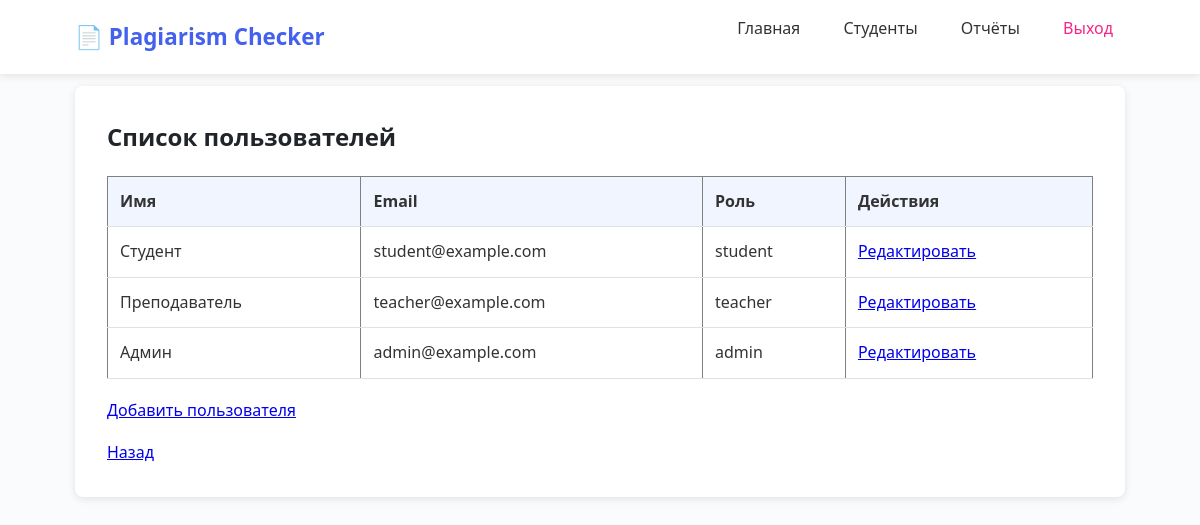
/admin/user_list (signed in), run on the app's committed database.
### app/models.py (models this page shows)
class User(UserMixin, db.Model):
    __tablename__ = 'users'
    id = db.Column(db.Integer, primary_key=True)
    name = db.Column(db.String(100), nullable=False)
    email = db.Column(db.String(120), unique=True, nullable=False)
    role = db.Column(db.String(20), nullable=False)
    password_hash = db.Column(db.String(128), nullable=False)
    documents = db.relationship('SourceDocument', back_populates='user')
    reports = db.relationship('Report', back_populates='user')

### app/admin/routes.py (the view)
@bp.route('/user_list')
@login_required
def user_list():
    users = get_all_users()
    return render_template('admin/user_list.html', users=users)

### app/admin/services.py (called while the page is built)
def get_all_users():
    return User.query.all()

### app/models.py (called while the page is built)
@login_manager.user_loader
def load_user(user_id):
    return User.query.get(int(user_id))

### app/templates/admin/user_list.html
{% extends "base.html" %}
{% block content %}
<h2>Список пользователей</h2>
{% if users %}
  <table border="1">
    <tr><th>Имя</th><th>Email</th><th>Роль</th><th>Действия</th></tr>
    {% for u in users %}
      <tr>
        <td>{{ u.name }}</td>
        <td>{{ u.email }}</td>
        <td>{{ u.role }}</td>
        <td>
          <a href="{{ url_for('admin.edit_user', user_id=u.id) }}">Редактировать</a>
        </td>
      </tr>
    {% endfor %}
  </table>
  <p><a href="{{ url_for('admin.add_user') }}">Добавить пользователя</a></p>
{% else %}
  <p>Нет пользователей</p>
{% endif %}
<a href="{{ url_for('admin.user_management') }}">Назад</a>
{% endblock %}

### app/templates/base.html (style rules this page uses)
:root { --primary: #4361ee; --primary-light: #4895ef; --secondary: #3f37c9; --success: #4cc9f0; --danger: #f72585; --light: #f8f9fa; --dark: #212529; --bg: #ffffff; --text: #333333; --border: #dee2e6; --shadow: 0 2px 8px rgba(0,0,0,0.1); --radius: 8px; }
* { margin: 0; padding: 0; box-sizing: border-box; }
body { font-family: 'Segoe UI', Tahoma, Geneva, Verdana, sans-serif; background-color: #fafbfd; color: var(--text); line-height: 1.6; padding-top: 70px; padding-bottom: 40px; }
h1, h2, h3 { margin-bottom: 1.2rem; color: var(--dark); }
p, ul, ol { margin-bottom: 1rem; }
table { width: 100%; border-collapse: collapse; margin: 1.2rem 0; }
th, td { padding: 0.75rem; text-align: left; border-bottom: 1px solid var(--border); }
th { background: #f1f5ff; font-weight: 600; }

### data on the page
User: name "Студент", email "student@example.com", role "student"
User: name "Преподаватель", email "teacher@example.com", role "teacher"
User: name "Админ", email "admin@example.com", role "admin"
